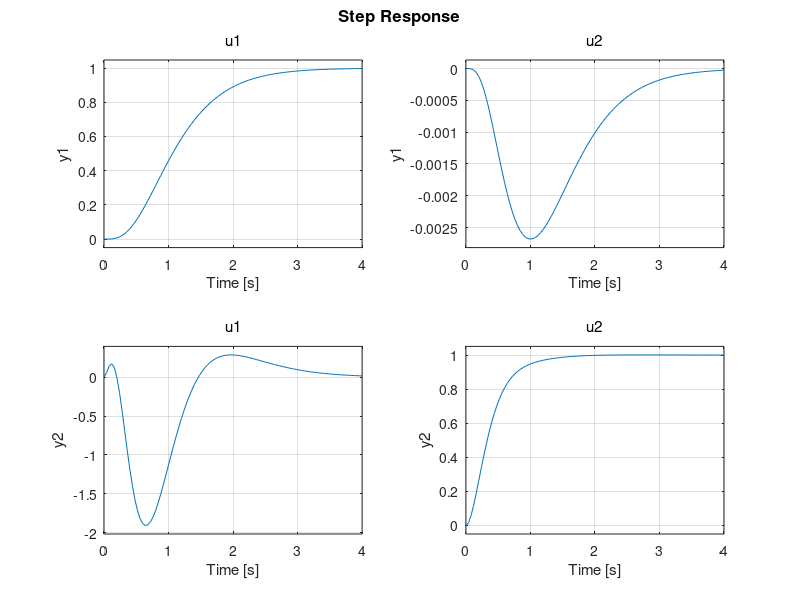
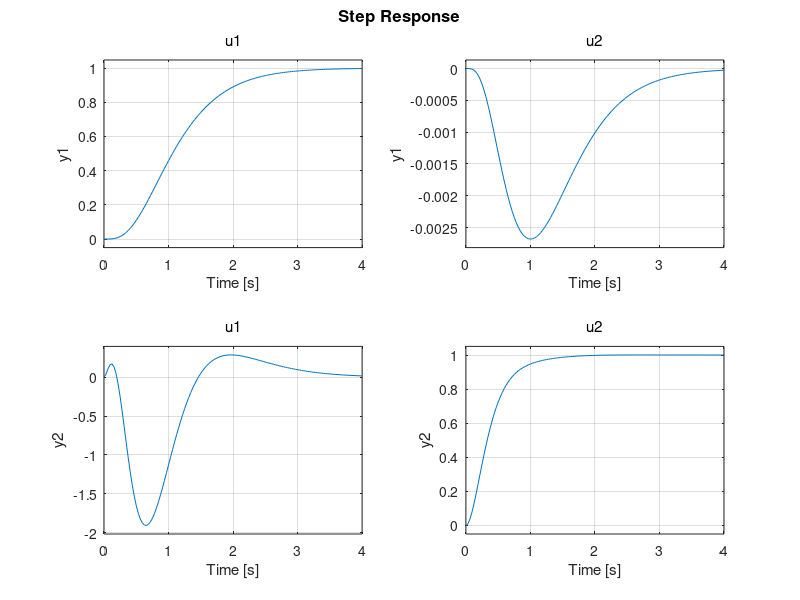
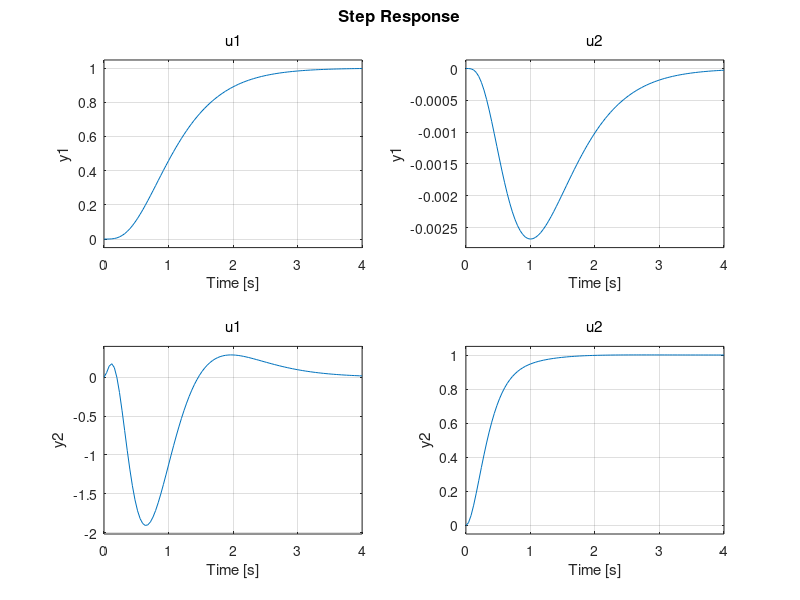
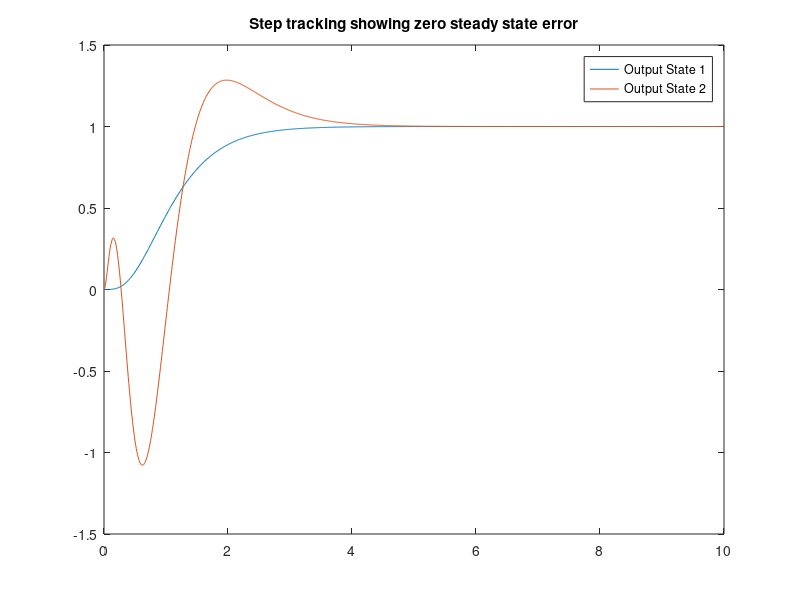

Reproduce these figures in MATLAB, in order.
close all; clear all; clc 

%Student Numbers
% 20523043 Pavel 
% 20509464 Tyler
% 20482444 Henrietta

res = 1000;


A = [ 0 1 0 0;
      0 0 1 0;
     -3 1 2 3;
      2 1 0 0];
  
B = [ 0 0;
      0 0;
      1 2;
      0 2];
  
C = [ 1 0 0 0;
      0 0 0 1];

D = [0 0;
     0 0];

% 1. Design a state feedback and state estimator
%% check controllaiblity STATE FEEDBACK
eig(A)
Q = [A^2*B A*B B];
rank(Q);


pSF = [-2 -3 -4 -5];
k = place(A, B, pSF);

sys_sf = ss(A-B*k, B, C ,D);

%% check observability STATE ESTIMATION
sys = ss(A,B,C,D);
Ob = obsv(sys);
R = Ob;
rank(R)

pO = pSF.*2;
F = place (A', C', pO)'

%% AUGMENTED SYSTEM, regulator

A_aug = [ A zeros(4,2);
          C zeros(2,2)]
B_aug = [B ; zeros(2,2)];

C_aug = [C zeros(2,2)];

D_aug = zeros(2,2);

eig(A_aug)
Q_aug = ctrb(A_aug, B_aug);
rank(Q_aug)


pAug = [-2 -3 -4 -5, -6, -7];
k = place(A_aug, B_aug, pAug)

k1 = k(:,1:end-2);
k2 = k(:,end-1:end);
% without estimator
A_ss = [ A-B*k1    -B*k2;
           C      zeros(2,2)];
       
% dim of B = n x #inputs (6 x 2)
B_ss = [zeros(4,2) ; - eye(2,2)];

% dim of C = #outputs x n (2 x 6)
C_ss = [C zeros(2,2)];

% dim of D = #outputs x #inputs (2 x 2)
D_ss = zeros(2,2);



G_aug = tf(ss(A_ss, B_ss, C_ss, D_ss))
G_aug = minreal(G_aug)

step(G_aug)

%% SIMULATION
%plartition k 
k1 = k(:,1:end-2);
k2 = k(:,end-1:end);

% TOTAL SYSTEM
% n = states (10)
% dimensions of A = nxn  (10x10)
A_ss = [ A       -B*k1   -B*k2;
         F*C  A-F*C-B*k1 -B*k2;
         C    zeros(2,4)  zeros(2,2)]

       
% dim of B = n x #inputs (10 x 2)
B_ss = [zeros(8,2) ; - eye(2,2)]

% dim of C = #outputs x n (2 x 10)
C_ss = [C zeros(2,6)]

% dim of D = #outputs x #inputs (2 x 2)
D_ss = zeros(2,2)

sys = ss(A_ss, B_ss, C_ss, D_ss);

figure()
step(sys)

G = tf(sys)
G = minreal(G)

figure()
step(G)


t = linspace(0,10,res);
u = ones(length(t),2);
x0 = [0 0 0 0];
x_hat0 = [0 0 0 0];
e0 = [0 0];
z0 = [x0 x_hat0 e0]; % pick any initial condition

[y,t,z] = lsim(sys, u, t, z0);

figure()
% plot(t,z(:,[5,6])) % derivative of the error
plot(t,y)
title('Step tracking showing zero steady state error');
legend('Output State 1', 'Output State 2');

